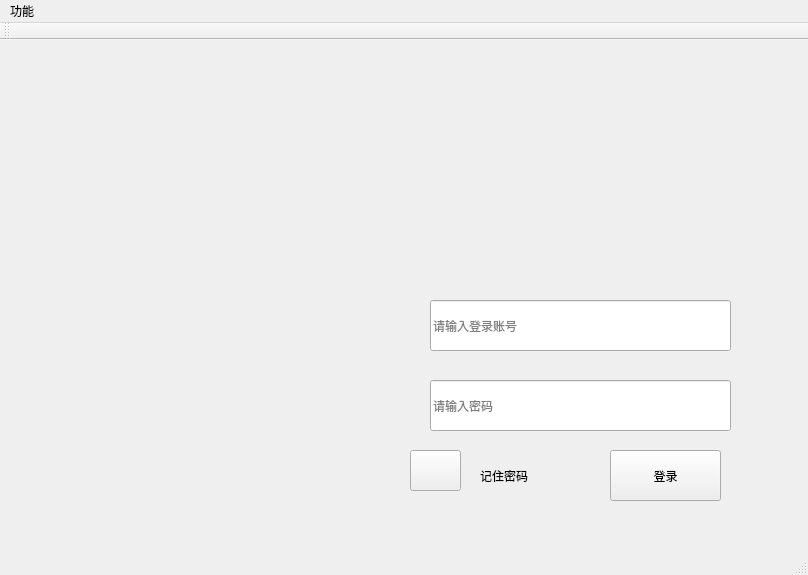
<?xml version="1.0" encoding="UTF-8"?>
<ui version="4.0">
 <class>LoginWindow</class>
 <widget class="QMainWindow" name="LoginWindow">
  <property name="geometry">
   <rect>
    <x>0</x>
    <y>0</y>
    <width>808</width>
    <height>575</height>
   </rect>
  </property>
  <property name="windowTitle">
   <string>LoginWindow</string>
  </property>
  <widget class="QWidget" name="centralWidget">
   <property name="styleSheet">
    <string notr="true">#centralWidget{
border-image: url(:/image/login/login_bj.jpg);
}</string>
   </property>
   <widget class="QLineEdit" name="usernameLineEdit">
    <property name="geometry">
     <rect>
      <x>430</x>
      <y>260</y>
      <width>301</width>
      <height>51</height>
     </rect>
    </property>
    <property name="styleSheet">
     <string notr="true">QLineEdit{
border-image: url(:/image/login/edittext_bj.png);
font: 50 15pt &quot;Courier&quot;;
pading:20px;
}</string>
    </property>
    <property name="placeholderText">
     <string>请输入登录账号</string>
    </property>
   </widget>
   <widget class="QLineEdit" name="passwordLineEdit">
    <property name="geometry">
     <rect>
      <x>430</x>
      <y>340</y>
      <width>301</width>
      <height>51</height>
     </rect>
    </property>
    <property name="styleSheet">
     <string notr="true">border-image: url(:/image/login/edittext_bj.png);
font: 50 15pt &quot;Courier&quot;;</string>
    </property>
    <property name="echoMode">
     <enum>QLineEdit::Password</enum>
    </property>
    <property name="placeholderText">
     <string>请输入密码</string>
    </property>
   </widget>
   <widget class="QWidget" name="widget" native="true">
    <property name="geometry">
     <rect>
      <x>360</x>
      <y>260</y>
      <width>51</width>
      <height>51</height>
     </rect>
    </property>
    <property name="styleSheet">
     <string notr="true">border-image: url(:/image/login/管理员.png);</string>
    </property>
   </widget>
   <widget class="QWidget" name="widget_2" native="true">
    <property name="geometry">
     <rect>
      <x>360</x>
      <y>340</y>
      <width>51</width>
      <height>51</height>
     </rect>
    </property>
    <property name="styleSheet">
     <string notr="true">border-image: url(:/image/login/lock_ico.png);</string>
    </property>
   </widget>
   <widget class="QPushButton" name="loginPushButton">
    <property name="geometry">
     <rect>
      <x>610</x>
      <y>410</y>
      <width>111</width>
      <height>51</height>
     </rect>
    </property>
    <property name="styleSheet">
     <string notr="true">QPushButton{
	border-image: url(:/image/login/edittext_bj.png);
font: 16pt &quot;微软雅黑&quot;;
}

QPushButton:pressed{
padding-top:10px;
padding-left:10px;

}</string>
    </property>
    <property name="text">
     <string>登录</string>
    </property>
   </widget>
   <widget class="QWidget" name="widget_3" native="true">
    <property name="geometry">
     <rect>
      <x>10</x>
      <y>0</y>
      <width>331</width>
      <height>101</height>
     </rect>
    </property>
    <property name="styleSheet">
     <string notr="true">border-image: url(:/image/login/farsight.png);</string>
    </property>
   </widget>
   <widget class="QLabel" name="label">
    <property name="geometry">
     <rect>
      <x>480</x>
      <y>410</y>
      <width>101</width>
      <height>51</height>
     </rect>
    </property>
    <property name="styleSheet">
     <string notr="true">border-image: url(:/image/login/edittext_bj.png);
font: 16pt &quot;微软雅黑&quot;;</string>
    </property>
    <property name="text">
     <string>记住密码</string>
    </property>
   </widget>
   <widget class="QPushButton" name="checkButton">
    <property name="geometry">
     <rect>
      <x>410</x>
      <y>410</y>
      <width>51</width>
      <height>41</height>
     </rect>
    </property>
    <property name="styleSheet">
     <string notr="true">border-image: url(:/image/login/loging_button_bj.png);
font: 75 20pt &quot;微软雅黑&quot;;</string>
    </property>
    <property name="text">
     <string/>
    </property>
    <property name="checkable">
     <bool>true</bool>
    </property>
   </widget>
  </widget>
  <widget class="QMenuBar" name="menuBar">
   <property name="geometry">
    <rect>
     <x>0</x>
     <y>0</y>
     <width>808</width>
     <height>23</height>
    </rect>
   </property>
   <widget class="QMenu" name="menu">
    <property name="title">
     <string>功能</string>
    </property>
    <addaction name="serverAction"/>
    <addaction name="registerAction"/>
   </widget>
   <addaction name="menu"/>
  </widget>
  <widget class="QToolBar" name="mainToolBar">
   <attribute name="toolBarArea">
    <enum>TopToolBarArea</enum>
   </attribute>
   <attribute name="toolBarBreak">
    <bool>false</bool>
   </attribute>
  </widget>
  <widget class="QStatusBar" name="statusBar"/>
  <action name="registerAction">
   <property name="icon">
    <iconset>
     <normalon>:/image/login/管理员.png</normalon>
    </iconset>
   </property>
   <property name="text">
    <string>注册账号</string>
   </property>
   <property name="shortcut">
    <string>Ctrl+R</string>
   </property>
  </action>
  <action name="serverAction">
   <property name="text">
    <string>设置服务器地址</string>
   </property>
   <property name="shortcut">
    <string>Ctrl+S</string>
   </property>
  </action>
 </widget>
 <layoutdefault spacing="6" margin="11"/>
 <resources/>
 <connections/>
</ui>
